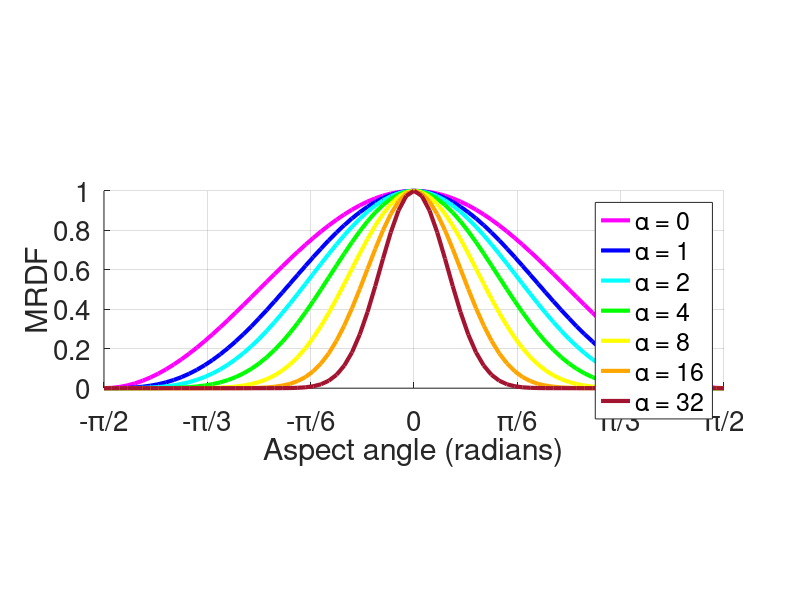
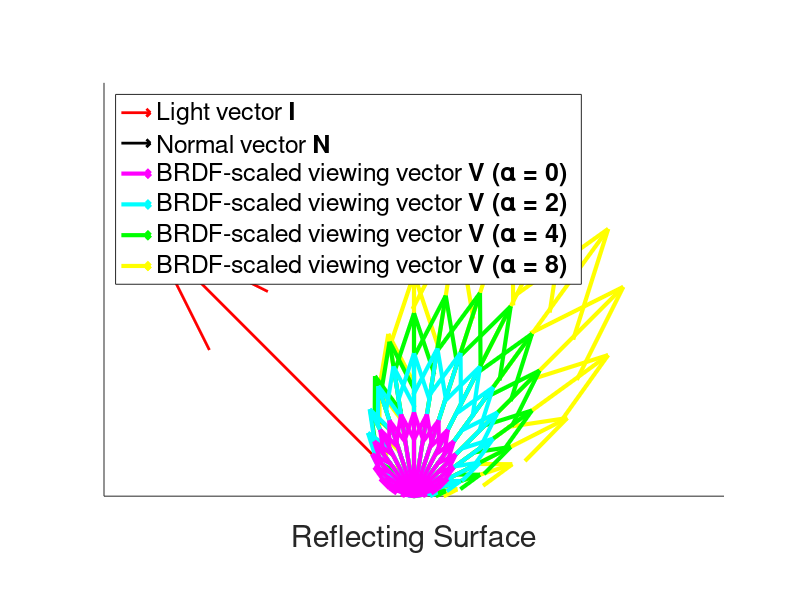

These charts were generated, in order, by the following MATLAB code:
%% Blinn-Phong MRDF Plots
% Here I and V are taken to be the same, so the dot(N,I) = dot(N,V) in the
% Blinn-Phong BRDF. In the following set-up, N is still [0;1] but I = V
% range for theta from 0 to pi.

N = [0;1];  % Fixed normal vector
n = 81; % Number of angles considered
theta = linspace(0,pi,n);   % n angles between 0 and pi
V = [cos(theta);sin(theta)];    % Vectors for each theta
A = [0 1 2 4 8 16 32];    % Range of alphas
B = zeros(length(A),length(theta));   % Storage of scalings
maroon = [0.635,0.078,0.184];
orange = [1,0.6471,0];
c = ['m','b','c','g','y',orange,maroon]; % Colors to be used for plots

% Angles between N and each vector in V (aspect angles) are calculated:
relTheta = acos(dot(repmat(N,[1,n]),V));  

% Next half of the angles are made negative to represent when the polar 
% angles of the vectors V are greater than N:
relTheta(1:floor(n/2)) = -relTheta(1:floor(n/2));   

blinn_phong_MRDF = @(V,alpha) ((dot(V+V,N)./norm(V+V)).^alpha)...
    .*(dot(N,V)^2);   % Simplified since I = V

figure('units','normalized','outerposition',[0 0 1 1])
grid on
hold on
for j = 1:length(A)
    
    for k = 1:length(theta)
        B(j,k) = blinn_phong_MRDF(V(:,k),A(j));
    end
    
    if A(j) == 16
        plot(relTheta,B(j,:),'Color',orange,'Linewidth',3)
    elseif A(j) == 32
        plot(relTheta,B(j,:),'Color',maroon,'Linewidth',3)
    else
        plot(relTheta,B(j,:),c(j),'Linewidth',3)
    end
    
end
axis equal
axis([-pi/2 pi/2 0 1])
xticks(-pi/2:pi/6:pi/2)
xticklabels({'-\pi/2','-\pi/3','-\pi/6','0','\pi/6','\pi/3','\pi/2'})
xlabel('Aspect angle (radians)')
ylabel('MRDF')
legend({'\alpha = 0','\alpha = 1','\alpha = 2','\alpha = 4',...
    '\alpha = 8','\alpha = 16','\alpha = 32'},'Location','Northeast')
set(gca,'Fontsize',20)
print('-depsc', 'MRDFs')    % Save figure

%% Blinn-Phong BRDF Plots
% Here I and V can have differing directions, though N remains fixed at
% [0;1]. 

N = [0;1];
theta_I = (3*pi)/4;
I = [cos(theta_I);sin(theta_I)];

% Number of angles. n should be chosen so that pi/4 is one of the
% angles in the vector theta_V (n = 5, 9, 13, ...)
n = 21; 

theta_V = linspace(0,pi,n);
V = [cos(theta_V);sin(theta_V)];    % Vectors V for each theta_V
A = [0 2 4 8];    % Range of alphas
B = zeros(length(A),length(theta_V));   % Storage of scalings
S = zeros(size(V)); % Storage of scaled vectors
c = ['m','c','g','y'];    % Storage of some colors for the vectors

figure('units','normalized','outerposition',[0 0 1 1])
hold on
Q(5) = quiver(0,0,I(1),I(2),'r','Linewidth',2);   % Light vector
Q(6) = quiver(0,0,N(1),N(2),'k','Linewidth',2);   % Normal vector
% Added for loop to range over alphas:
for j = length(A):-1:1

    % Blinn-Phong BRDF (check scaling):
    blinn_phong = @(V) ((dot(I+V,N)./norm(I+V)).^A(j))...
        .*dot(N,V).*dot(N,I)*((A(j)+2)/(2*pi));   

%     % Scaled <H,V> only:
%     blinn_phong = @(V) ((dot(I+V,N)./norm(I+V)).^A(j))*((A(j)+2)/(2*pi));

    for k = 1:length(theta_V)
        B(j,k) = blinn_phong(V(:,k));
    end
    S(:,:,j) = B(j,:).*V;   % Scale vectors by the values of the BRDF

    Q(j) = quiver(zeros(1,n),zeros(1,n),S(1,:,j),S(2,:,j),...
        c(j),'Linewidth',3); % Scaled viewing vectors

end
axis equal
axis([-0.75 0.75 0 1])
set(gca,'xtick',[]) % Remove x-axis scale
set(gca,'ytick',[]) % Remove y-axis scale
xlabel('Reflecting Surface')
legend([Q(5) Q(6) Q(1) Q(2) Q(3) Q(4)],...
    {'Light vector \bf{I}','Normal vector \bf{N}',...
    'BRDF-scaled viewing vector \bf{V} (\alpha = 0)',...
    'BRDF-scaled viewing vector \bf{V} (\alpha = 2)',...
    'BRDF-scaled viewing vector \bf{V} (\alpha = 4)',...
    'BRDF-scaled viewing vector \bf{V} (\alpha = 8)'},...
    'Location','Northwest')
set(gca,'Fontsize',20)
print('-depsc', 'BRDF_Vectors') % Save figure
